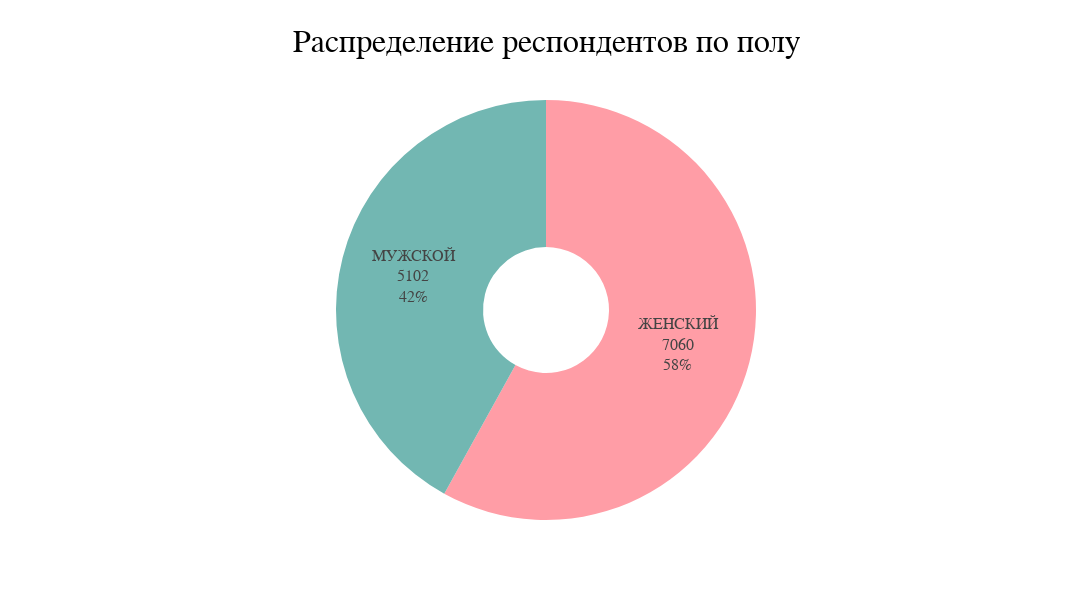

The cell this chart's notebook holds for it:
### Code cell
fig = go.Figure()

fig.add_trace(go.Pie(labels = data["Gender"].value_counts().keys().to_list(), values = data["Gender"].value_counts().values, 
                     marker_colors = ['#FF9DA6', '#72B7B2'], hole = 0.3, 
                     textinfo = "label+percent+value", direction ='clockwise'))

fig.update_layout(title_text = f"Распределение респондентов по полу", title_font_size = 32,
                  title={'y':0.95, 'x':0.5, 'xanchor': 'center', 'yanchor': 'top'})

fig.update_layout(font_family = "Arial", font_size = 16, title_font_family = "Arial", font_color = "black")
fig.update_layout(height = 600, width = 1250)
fig.update_layout(showlegend = False)

fig.show()

### Figure 1 — Plotly figure (JSON) as saved in the notebook; plotly's stock layout.template omitted (floating-point values rounded to 4 significant figures)
{"data": [{"direction": "clockwise", "hole": 0.3, "labels": ["ЖЕНСКИЙ", "МУЖСКОЙ"], "marker": {"colors": ["#FF9DA6", "#72B7B2"]}, "textinfo": "label+percent+value", "type": "pie", "values": [7060, 5102]}], "layout": {"font": {"color": "black", "family": "Arial", "size": 16}, "height": 600, "showlegend": false, "title": {"font": {"family": "Arial", "size": 32}, "text": "Распределение респондентов по полу", "x": 0.5, "xanchor": "center", "y": 0.95, "yanchor": "top"}, "width": 1250}}
